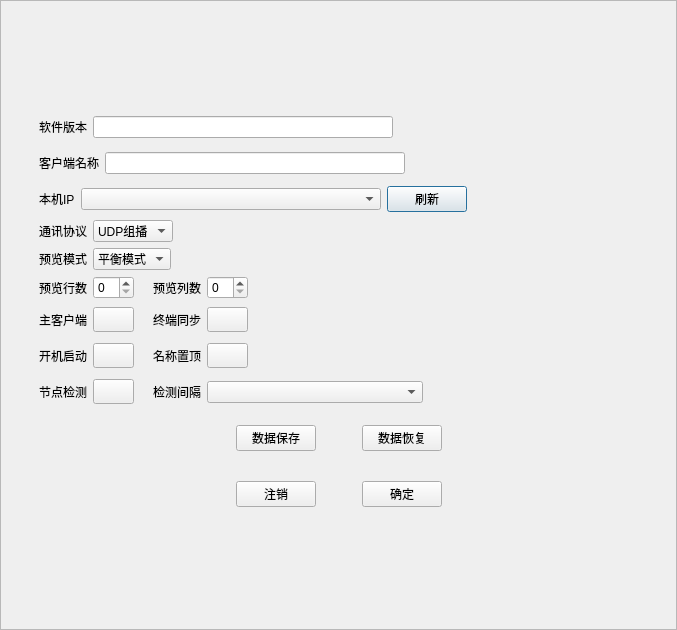
<?xml version="1.0" encoding="UTF-8"?>
<ui version="4.0">
 <class>frmConfig</class>
 <widget class="QDialog" name="frmConfig">
  <property name="geometry">
   <rect>
    <x>0</x>
    <y>0</y>
    <width>677</width>
    <height>630</height>
   </rect>
  </property>
  <property name="maximumSize">
   <size>
    <width>999999</width>
    <height>999999</height>
   </size>
  </property>
  <property name="windowTitle">
   <string>系统设置</string>
  </property>
  <property name="styleSheet">
   <string notr="true"/>
  </property>
  <layout class="QVBoxLayout" name="verticalLayout_2">
   <property name="spacing">
    <number>0</number>
   </property>
   <property name="leftMargin">
    <number>0</number>
   </property>
   <property name="topMargin">
    <number>0</number>
   </property>
   <property name="rightMargin">
    <number>0</number>
   </property>
   <property name="bottomMargin">
    <number>0</number>
   </property>
   <item>
    <widget class="QFrame" name="frame_sysset">
     <property name="minimumSize">
      <size>
       <width>0</width>
       <height>0</height>
      </size>
     </property>
     <property name="styleSheet">
      <string notr="true"/>
     </property>
     <property name="frameShape">
      <enum>QFrame::StyledPanel</enum>
     </property>
     <property name="frameShadow">
      <enum>QFrame::Raised</enum>
     </property>
     <layout class="QHBoxLayout" name="horizontalLayout_3">
      <property name="spacing">
       <number>0</number>
      </property>
      <property name="leftMargin">
       <number>0</number>
      </property>
      <property name="topMargin">
       <number>0</number>
      </property>
      <property name="rightMargin">
       <number>0</number>
      </property>
      <property name="bottomMargin">
       <number>0</number>
      </property>
      <item>
       <spacer name="horizontalSpacer">
        <property name="orientation">
         <enum>Qt::Horizontal</enum>
        </property>
        <property name="sizeHint" stdset="0">
         <size>
          <width>1</width>
          <height>20</height>
         </size>
        </property>
       </spacer>
      </item>
      <item>
       <widget class="QWidget" name="widget_6" native="true">
        <layout class="QVBoxLayout" name="verticalLayout_3">
         <property name="spacing">
          <number>0</number>
         </property>
         <property name="leftMargin">
          <number>0</number>
         </property>
         <property name="topMargin">
          <number>0</number>
         </property>
         <property name="rightMargin">
          <number>0</number>
         </property>
         <property name="bottomMargin">
          <number>0</number>
         </property>
         <item>
          <spacer name="verticalSpacer">
           <property name="orientation">
            <enum>Qt::Vertical</enum>
           </property>
           <property name="sizeHint" stdset="0">
            <size>
             <width>20</width>
             <height>1</height>
            </size>
           </property>
          </spacer>
         </item>
         <item>
          <widget class="QWidget" name="widget_7" native="true">
           <property name="maximumSize">
            <size>
             <width>600</width>
             <height>16777215</height>
            </size>
           </property>
           <layout class="QVBoxLayout" name="verticalLayout">
            <property name="spacing">
             <number>6</number>
            </property>
            <property name="leftMargin">
             <number>0</number>
            </property>
            <property name="topMargin">
             <number>0</number>
            </property>
            <property name="rightMargin">
             <number>0</number>
            </property>
            <property name="bottomMargin">
             <number>0</number>
            </property>
            <item>
             <spacer name="verticalSpacer_3">
              <property name="orientation">
               <enum>Qt::Vertical</enum>
              </property>
              <property name="sizeHint" stdset="0">
               <size>
                <width>20</width>
                <height>1</height>
               </size>
              </property>
             </spacer>
            </item>
            <item>
             <widget class="QWidget" name="widget" native="true">
              <property name="minimumSize">
               <size>
                <width>0</width>
                <height>30</height>
               </size>
              </property>
              <layout class="QHBoxLayout" name="horizontalLayout">
               <property name="leftMargin">
                <number>0</number>
               </property>
               <property name="topMargin">
                <number>0</number>
               </property>
               <property name="rightMargin">
                <number>0</number>
               </property>
               <property name="bottomMargin">
                <number>0</number>
               </property>
               <item>
                <widget class="QLabel" name="labAppTitle">
                 <property name="font">
                  <font>
                   <pointsize>9</pointsize>
                  </font>
                 </property>
                 <property name="text">
                  <string>软件版本</string>
                 </property>
                </widget>
               </item>
               <item>
                <widget class="QLineEdit" name="txtAppTitle">
                 <property name="minimumSize">
                  <size>
                   <width>300</width>
                   <height>0</height>
                  </size>
                 </property>
                 <property name="maximumSize">
                  <size>
                   <width>300</width>
                   <height>16777215</height>
                  </size>
                 </property>
                 <property name="contextMenuPolicy">
                  <enum>Qt::NoContextMenu</enum>
                 </property>
                 <property name="styleSheet">
                  <string notr="true"/>
                 </property>
                 <property name="text">
                  <string/>
                 </property>
                 <property name="readOnly">
                  <bool>false</bool>
                 </property>
                </widget>
               </item>
               <item>
                <spacer name="horizontalSpacer_2">
                 <property name="orientation">
                  <enum>Qt::Horizontal</enum>
                 </property>
                 <property name="sizeHint" stdset="0">
                  <size>
                   <width>1</width>
                   <height>20</height>
                  </size>
                 </property>
                </spacer>
               </item>
              </layout>
             </widget>
            </item>
            <item>
             <widget class="QWidget" name="widget_12" native="true">
              <property name="minimumSize">
               <size>
                <width>0</width>
                <height>30</height>
               </size>
              </property>
              <layout class="QHBoxLayout" name="horizontalLayout_11">
               <property name="leftMargin">
                <number>0</number>
               </property>
               <property name="topMargin">
                <number>0</number>
               </property>
               <property name="rightMargin">
                <number>0</number>
               </property>
               <property name="bottomMargin">
                <number>0</number>
               </property>
               <item>
                <widget class="QLabel" name="label_5">
                 <property name="text">
                  <string>客户端名称</string>
                 </property>
                </widget>
               </item>
               <item>
                <widget class="QLineEdit" name="lineEdit_ClientName">
                 <property name="minimumSize">
                  <size>
                   <width>300</width>
                   <height>0</height>
                  </size>
                 </property>
                 <property name="maximumSize">
                  <size>
                   <width>300</width>
                   <height>16777215</height>
                  </size>
                 </property>
                </widget>
               </item>
               <item>
                <spacer name="horizontalSpacer_20">
                 <property name="orientation">
                  <enum>Qt::Horizontal</enum>
                 </property>
                 <property name="sizeHint" stdset="0">
                  <size>
                   <width>207</width>
                   <height>20</height>
                  </size>
                 </property>
                </spacer>
               </item>
              </layout>
             </widget>
            </item>
            <item>
             <widget class="QWidget" name="widget_9" native="true">
              <property name="minimumSize">
               <size>
                <width>0</width>
                <height>30</height>
               </size>
              </property>
              <layout class="QHBoxLayout" name="horizontalLayout_8">
               <property name="leftMargin">
                <number>0</number>
               </property>
               <property name="topMargin">
                <number>0</number>
               </property>
               <property name="rightMargin">
                <number>0</number>
               </property>
               <property name="bottomMargin">
                <number>0</number>
               </property>
               <item>
                <widget class="QLabel" name="label">
                 <property name="text">
                  <string>本机IP</string>
                 </property>
                </widget>
               </item>
               <item>
                <widget class="QComboBox" name="cbox_localIP">
                 <property name="minimumSize">
                  <size>
                   <width>300</width>
                   <height>0</height>
                  </size>
                 </property>
                 <property name="maximumSize">
                  <size>
                   <width>300</width>
                   <height>16777215</height>
                  </size>
                 </property>
                </widget>
               </item>
               <item>
                <widget class="QPushButton" name="btn_updatelocalip">
                 <property name="focusPolicy">
                  <enum>Qt::TabFocus</enum>
                 </property>
                 <property name="text">
                  <string>刷新</string>
                 </property>
                </widget>
               </item>
               <item>
                <spacer name="horizontalSpacer_6">
                 <property name="orientation">
                  <enum>Qt::Horizontal</enum>
                 </property>
                 <property name="sizeHint" stdset="0">
                  <size>
                   <width>284</width>
                   <height>20</height>
                  </size>
                 </property>
                </spacer>
               </item>
              </layout>
             </widget>
            </item>
            <item>
             <widget class="QWidget" name="widget_13" native="true">
              <property name="minimumSize">
               <size>
                <width>0</width>
                <height>0</height>
               </size>
              </property>
              <layout class="QHBoxLayout" name="horizontalLayout_12">
               <property name="leftMargin">
                <number>0</number>
               </property>
               <property name="topMargin">
                <number>0</number>
               </property>
               <property name="rightMargin">
                <number>0</number>
               </property>
               <property name="bottomMargin">
                <number>0</number>
               </property>
               <item>
                <widget class="QLabel" name="label_8">
                 <property name="text">
                  <string>通讯协议</string>
                 </property>
                </widget>
               </item>
               <item>
                <widget class="QComboBox" name="comboBox_UdpMorbus">
                 <item>
                  <property name="text">
                   <string>UDP组播</string>
                  </property>
                 </item>
                 <item>
                  <property name="text">
                   <string>UDP单播</string>
                  </property>
                 </item>
                </widget>
               </item>
               <item>
                <spacer name="horizontalSpacer_22">
                 <property name="orientation">
                  <enum>Qt::Horizontal</enum>
                 </property>
                 <property name="sizeHint" stdset="0">
                  <size>
                   <width>40</width>
                   <height>20</height>
                  </size>
                 </property>
                </spacer>
               </item>
              </layout>
             </widget>
            </item>
            <item>
             <widget class="QWidget" name="widget_3" native="true">
              <property name="minimumSize">
               <size>
                <width>0</width>
                <height>0</height>
               </size>
              </property>
              <layout class="QHBoxLayout" name="horizontalLayout_4">
               <property name="leftMargin">
                <number>0</number>
               </property>
               <property name="topMargin">
                <number>0</number>
               </property>
               <property name="rightMargin">
                <number>0</number>
               </property>
               <property name="bottomMargin">
                <number>0</number>
               </property>
               <item>
                <widget class="QLabel" name="label_7">
                 <property name="text">
                  <string>预览模式</string>
                 </property>
                </widget>
               </item>
               <item>
                <widget class="QComboBox" name="comboBox_PreviewMode">
                 <item>
                  <property name="text">
                   <string>平衡模式</string>
                  </property>
                 </item>
                 <item>
                  <property name="text">
                   <string>性能模式</string>
                  </property>
                 </item>
                </widget>
               </item>
               <item>
                <spacer name="horizontalSpacer_11">
                 <property name="orientation">
                  <enum>Qt::Horizontal</enum>
                 </property>
                 <property name="sizeHint" stdset="0">
                  <size>
                   <width>463</width>
                   <height>20</height>
                  </size>
                 </property>
                </spacer>
               </item>
              </layout>
             </widget>
            </item>
            <item>
             <widget class="QWidget" name="widget_8" native="true">
              <property name="minimumSize">
               <size>
                <width>0</width>
                <height>0</height>
               </size>
              </property>
              <layout class="QHBoxLayout" name="horizontalLayout_7">
               <property name="leftMargin">
                <number>0</number>
               </property>
               <property name="topMargin">
                <number>0</number>
               </property>
               <property name="rightMargin">
                <number>0</number>
               </property>
               <property name="bottomMargin">
                <number>0</number>
               </property>
               <item>
                <widget class="QLabel" name="label_2">
                 <property name="text">
                  <string>预览行数</string>
                 </property>
                </widget>
               </item>
               <item>
                <widget class="QSpinBox" name="spinBox_PreviewRow"/>
               </item>
               <item>
                <widget class="QLabel" name="label_9">
                 <property name="text">
                  <string/>
                 </property>
                </widget>
               </item>
               <item>
                <widget class="QLabel" name="label_3">
                 <property name="text">
                  <string>预览列数</string>
                 </property>
                </widget>
               </item>
               <item>
                <widget class="QSpinBox" name="spinBox_PreviewNum"/>
               </item>
               <item>
                <spacer name="horizontalSpacer_5">
                 <property name="orientation">
                  <enum>Qt::Horizontal</enum>
                 </property>
                 <property name="sizeHint" stdset="0">
                  <size>
                   <width>232</width>
                   <height>20</height>
                  </size>
                 </property>
                </spacer>
               </item>
              </layout>
             </widget>
            </item>
            <item>
             <widget class="QWidget" name="widget_11" native="true">
              <property name="minimumSize">
               <size>
                <width>0</width>
                <height>30</height>
               </size>
              </property>
              <layout class="QHBoxLayout" name="horizontalLayout_10">
               <property name="leftMargin">
                <number>0</number>
               </property>
               <property name="topMargin">
                <number>0</number>
               </property>
               <property name="rightMargin">
                <number>0</number>
               </property>
               <property name="bottomMargin">
                <number>0</number>
               </property>
               <item>
                <widget class="QLabel" name="label_6">
                 <property name="text">
                  <string>主客户端</string>
                 </property>
                </widget>
               </item>
               <item>
                <widget class="SwitchButton" name="btn_mainClient">
                 <property name="minimumSize">
                  <size>
                   <width>41</width>
                   <height>25</height>
                  </size>
                 </property>
                 <property name="maximumSize">
                  <size>
                   <width>41</width>
                   <height>25</height>
                  </size>
                 </property>
                 <property name="focusPolicy">
                  <enum>Qt::TabFocus</enum>
                 </property>
                 <property name="text">
                  <string/>
                 </property>
                </widget>
               </item>
               <item>
                <widget class="QLabel" name="label_10">
                 <property name="text">
                  <string/>
                 </property>
                </widget>
               </item>
               <item>
                <widget class="QLabel" name="label_4">
                 <property name="text">
                  <string>终端同步</string>
                 </property>
                </widget>
               </item>
               <item>
                <widget class="SwitchButton" name="btn_TerminalSync">
                 <property name="minimumSize">
                  <size>
                   <width>41</width>
                   <height>25</height>
                  </size>
                 </property>
                 <property name="maximumSize">
                  <size>
                   <width>41</width>
                   <height>25</height>
                  </size>
                 </property>
                 <property name="focusPolicy">
                  <enum>Qt::TabFocus</enum>
                 </property>
                 <property name="text">
                  <string/>
                 </property>
                </widget>
               </item>
               <item>
                <spacer name="horizontalSpacer_10">
                 <property name="orientation">
                  <enum>Qt::Horizontal</enum>
                 </property>
                 <property name="sizeHint" stdset="0">
                  <size>
                   <width>1</width>
                   <height>20</height>
                  </size>
                 </property>
                </spacer>
               </item>
              </layout>
             </widget>
            </item>
            <item>
             <widget class="QWidget" name="widget_2" native="true">
              <property name="minimumSize">
               <size>
                <width>0</width>
                <height>30</height>
               </size>
              </property>
              <layout class="QHBoxLayout" name="horizontalLayout_2">
               <property name="leftMargin">
                <number>0</number>
               </property>
               <property name="topMargin">
                <number>0</number>
               </property>
               <property name="rightMargin">
                <number>0</number>
               </property>
               <property name="bottomMargin">
                <number>0</number>
               </property>
               <item>
                <widget class="QLabel" name="labAutoRun">
                 <property name="font">
                  <font>
                   <pointsize>9</pointsize>
                  </font>
                 </property>
                 <property name="text">
                  <string>开机启动</string>
                 </property>
                </widget>
               </item>
               <item>
                <widget class="SwitchButton" name="btnAutoRun">
                 <property name="sizePolicy">
                  <sizepolicy hsizetype="Minimum" vsizetype="Fixed">
                   <horstretch>0</horstretch>
                   <verstretch>0</verstretch>
                  </sizepolicy>
                 </property>
                 <property name="minimumSize">
                  <size>
                   <width>41</width>
                   <height>25</height>
                  </size>
                 </property>
                 <property name="maximumSize">
                  <size>
                   <width>41</width>
                   <height>25</height>
                  </size>
                 </property>
                 <property name="focusPolicy">
                  <enum>Qt::TabFocus</enum>
                 </property>
                 <property name="text">
                  <string/>
                 </property>
                </widget>
               </item>
               <item>
                <widget class="QLabel" name="label_11">
                 <property name="text">
                  <string/>
                 </property>
                </widget>
               </item>
               <item>
                <widget class="QLabel" name="labAutoRun_2">
                 <property name="font">
                  <font>
                   <pointsize>9</pointsize>
                  </font>
                 </property>
                 <property name="text">
                  <string>名称置顶</string>
                 </property>
                </widget>
               </item>
               <item>
                <widget class="SwitchButton" name="btnEncoderNameSetTop">
                 <property name="sizePolicy">
                  <sizepolicy hsizetype="Minimum" vsizetype="Fixed">
                   <horstretch>0</horstretch>
                   <verstretch>0</verstretch>
                  </sizepolicy>
                 </property>
                 <property name="minimumSize">
                  <size>
                   <width>41</width>
                   <height>25</height>
                  </size>
                 </property>
                 <property name="maximumSize">
                  <size>
                   <width>41</width>
                   <height>25</height>
                  </size>
                 </property>
                 <property name="focusPolicy">
                  <enum>Qt::TabFocus</enum>
                 </property>
                 <property name="text">
                  <string/>
                 </property>
                </widget>
               </item>
               <item>
                <spacer name="horizontalSpacer_8">
                 <property name="orientation">
                  <enum>Qt::Horizontal</enum>
                 </property>
                 <property name="sizeHint" stdset="0">
                  <size>
                   <width>1</width>
                   <height>20</height>
                  </size>
                 </property>
                </spacer>
               </item>
              </layout>
             </widget>
            </item>
            <item>
             <widget class="QWidget" name="widget_4" native="true">
              <property name="minimumSize">
               <size>
                <width>0</width>
                <height>30</height>
               </size>
              </property>
              <layout class="QHBoxLayout" name="horizontalLayout_5">
               <property name="leftMargin">
                <number>0</number>
               </property>
               <property name="topMargin">
                <number>0</number>
               </property>
               <property name="rightMargin">
                <number>0</number>
               </property>
               <property name="bottomMargin">
                <number>0</number>
               </property>
               <item>
                <widget class="QLabel" name="labUseVideoOffLineCheck">
                 <property name="font">
                  <font>
                   <pointsize>9</pointsize>
                  </font>
                 </property>
                 <property name="text">
                  <string>节点检测</string>
                 </property>
                </widget>
               </item>
               <item>
                <widget class="SwitchButton" name="btnUseVideoOffLineCheck">
                 <property name="minimumSize">
                  <size>
                   <width>41</width>
                   <height>25</height>
                  </size>
                 </property>
                 <property name="maximumSize">
                  <size>
                   <width>41</width>
                   <height>25</height>
                  </size>
                 </property>
                 <property name="focusPolicy">
                  <enum>Qt::TabFocus</enum>
                 </property>
                 <property name="text">
                  <string/>
                 </property>
                </widget>
               </item>
               <item>
                <widget class="QLabel" name="label_12">
                 <property name="text">
                  <string/>
                 </property>
                </widget>
               </item>
               <item>
                <widget class="QLabel" name="labVideoOffLineCheckInterval">
                 <property name="font">
                  <font>
                   <pointsize>9</pointsize>
                  </font>
                 </property>
                 <property name="text">
                  <string>检测间隔</string>
                 </property>
                </widget>
               </item>
               <item>
                <widget class="QComboBox" name="cboxVideoOffLineCheckInterval">
                 <property name="sizePolicy">
                  <sizepolicy hsizetype="Expanding" vsizetype="Fixed">
                   <horstretch>0</horstretch>
                   <verstretch>0</verstretch>
                  </sizepolicy>
                 </property>
                 <property name="minimumSize">
                  <size>
                   <width>0</width>
                   <height>0</height>
                  </size>
                 </property>
                 <property name="styleSheet">
                  <string notr="true"/>
                 </property>
                </widget>
               </item>
               <item>
                <spacer name="horizontalSpacer_13">
                 <property name="orientation">
                  <enum>Qt::Horizontal</enum>
                 </property>
                 <property name="sizeHint" stdset="0">
                  <size>
                   <width>1</width>
                   <height>20</height>
                  </size>
                 </property>
                </spacer>
               </item>
              </layout>
             </widget>
            </item>
            <item>
             <widget class="QWidget" name="widget_10" native="true">
              <property name="minimumSize">
               <size>
                <width>0</width>
                <height>50</height>
               </size>
              </property>
              <layout class="QHBoxLayout" name="horizontalLayout_9">
               <property name="leftMargin">
                <number>0</number>
               </property>
               <property name="topMargin">
                <number>0</number>
               </property>
               <property name="rightMargin">
                <number>0</number>
               </property>
               <property name="bottomMargin">
                <number>0</number>
               </property>
               <item>
                <spacer name="horizontalSpacer_17">
                 <property name="orientation">
                  <enum>Qt::Horizontal</enum>
                 </property>
                 <property name="sizeHint" stdset="0">
                  <size>
                   <width>218</width>
                   <height>20</height>
                  </size>
                 </property>
                </spacer>
               </item>
               <item>
                <widget class="QPushButton" name="btn_dbDataSave">
                 <property name="minimumSize">
                  <size>
                   <width>0</width>
                   <height>0</height>
                  </size>
                 </property>
                 <property name="focusPolicy">
                  <enum>Qt::TabFocus</enum>
                 </property>
                 <property name="styleSheet">
                  <string notr="true"/>
                 </property>
                 <property name="text">
                  <string>数据保存</string>
                 </property>
                </widget>
               </item>
               <item>
                <spacer name="horizontalSpacer_18">
                 <property name="orientation">
                  <enum>Qt::Horizontal</enum>
                 </property>
                 <property name="sizeType">
                  <enum>QSizePolicy::Fixed</enum>
                 </property>
                 <property name="sizeHint" stdset="0">
                  <size>
                   <width>40</width>
                   <height>20</height>
                  </size>
                 </property>
                </spacer>
               </item>
               <item>
                <widget class="QPushButton" name="btn_dbDataRecover">
                 <property name="minimumSize">
                  <size>
                   <width>0</width>
                   <height>0</height>
                  </size>
                 </property>
                 <property name="cursor">
                  <cursorShape>PointingHandCursor</cursorShape>
                 </property>
                 <property name="focusPolicy">
                  <enum>Qt::TabFocus</enum>
                 </property>
                 <property name="styleSheet">
                  <string notr="true"/>
                 </property>
                 <property name="text">
                  <string>数据恢复</string>
                 </property>
                </widget>
               </item>
               <item>
                <spacer name="horizontalSpacer_19">
                 <property name="orientation">
                  <enum>Qt::Horizontal</enum>
                 </property>
                 <property name="sizeHint" stdset="0">
                  <size>
                   <width>218</width>
                   <height>20</height>
                  </size>
                 </property>
                </spacer>
               </item>
              </layout>
             </widget>
            </item>
            <item>
             <widget class="QWidget" name="widget_5" native="true">
              <property name="minimumSize">
               <size>
                <width>0</width>
                <height>50</height>
               </size>
              </property>
              <layout class="QHBoxLayout" name="horizontalLayout_6">
               <property name="leftMargin">
                <number>0</number>
               </property>
               <property name="topMargin">
                <number>0</number>
               </property>
               <property name="rightMargin">
                <number>0</number>
               </property>
               <property name="bottomMargin">
                <number>0</number>
               </property>
               <item>
                <spacer name="horizontalSpacer_14">
                 <property name="orientation">
                  <enum>Qt::Horizontal</enum>
                 </property>
                 <property name="sizeHint" stdset="0">
                  <size>
                   <width>218</width>
                   <height>20</height>
                  </size>
                 </property>
                </spacer>
               </item>
               <item>
                <widget class="QPushButton" name="btn_logout">
                 <property name="minimumSize">
                  <size>
                   <width>0</width>
                   <height>0</height>
                  </size>
                 </property>
                 <property name="focusPolicy">
                  <enum>Qt::TabFocus</enum>
                 </property>
                 <property name="styleSheet">
                  <string notr="true"/>
                 </property>
                 <property name="text">
                  <string>注销</string>
                 </property>
                </widget>
               </item>
               <item>
                <spacer name="horizontalSpacer_16">
                 <property name="orientation">
                  <enum>Qt::Horizontal</enum>
                 </property>
                 <property name="sizeType">
                  <enum>QSizePolicy::Fixed</enum>
                 </property>
                 <property name="sizeHint" stdset="0">
                  <size>
                   <width>40</width>
                   <height>20</height>
                  </size>
                 </property>
                </spacer>
               </item>
               <item>
                <widget class="QPushButton" name="btnOk">
                 <property name="minimumSize">
                  <size>
                   <width>0</width>
                   <height>0</height>
                  </size>
                 </property>
                 <property name="cursor">
                  <cursorShape>PointingHandCursor</cursorShape>
                 </property>
                 <property name="focusPolicy">
                  <enum>Qt::TabFocus</enum>
                 </property>
                 <property name="styleSheet">
                  <string notr="true"/>
                 </property>
                 <property name="text">
                  <string>确定</string>
                 </property>
                </widget>
               </item>
               <item>
                <spacer name="horizontalSpacer_15">
                 <property name="orientation">
                  <enum>Qt::Horizontal</enum>
                 </property>
                 <property name="sizeHint" stdset="0">
                  <size>
                   <width>218</width>
                   <height>20</height>
                  </size>
                 </property>
                </spacer>
               </item>
              </layout>
             </widget>
            </item>
            <item>
             <spacer name="verticalSpacer_4">
              <property name="orientation">
               <enum>Qt::Vertical</enum>
              </property>
              <property name="sizeHint" stdset="0">
               <size>
                <width>20</width>
                <height>1</height>
               </size>
              </property>
             </spacer>
            </item>
           </layout>
          </widget>
         </item>
         <item>
          <spacer name="verticalSpacer_2">
           <property name="orientation">
            <enum>Qt::Vertical</enum>
           </property>
           <property name="sizeHint" stdset="0">
            <size>
             <width>20</width>
             <height>1</height>
            </size>
           </property>
          </spacer>
         </item>
        </layout>
       </widget>
      </item>
      <item>
       <spacer name="horizontalSpacer_3">
        <property name="orientation">
         <enum>Qt::Horizontal</enum>
        </property>
        <property name="sizeHint" stdset="0">
         <size>
          <width>1</width>
          <height>20</height>
         </size>
        </property>
       </spacer>
      </item>
     </layout>
    </widget>
   </item>
  </layout>
 </widget>
 <customwidgets>
  <customwidget>
   <class>SwitchButton</class>
   <extends>QPushButton</extends>
   <header location="global">switchbutton.h</header>
  </customwidget>
 </customwidgets>
 <resources/>
 <connections/>
</ui>
